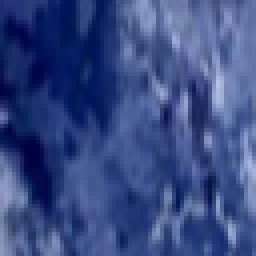
#> input picture sentinel2/data_s2/patches/test/debris/2003.2.24_0547.png, 64 x 64 px, given as the content of the folder ../early_late/dataset, which was not available (shown 4 times larger)
$ python make_patches.py
#> lines starting #> are read from the running program, lines starting #| are printed output that depends on the picture; after the words box and inside, x2 and y2 are one past the last pixel; in counts of white or black regions, pixels touching at a corner belong together; pictures that were not available may be replaced by others from this repository, and a replacement may not be noted
"""Cut patches + starter labels for snow / ice / debris.

Two modes (auto-detected):
1. S2 GeoTIFF mode — data_s2/<scene>.tif stacks from download_sentinel2.py
   (bands order recorded in tag: blue,green,red,nir,swir16).
   Label per patch by center-pixel NDSI + brightness:
     NDSI=(green-swir)/(green+swir); snow: NDSI>0.4 & bright;
     debris: dark / low NDSI; else ice. SCL clouds masked when available
     (fetch via s2/fetch_scl.py; classes 0,1,3,7,8,9,10 excluded,
     patches <50% valid skipped).
2. Fallback screenshot mode — no S2 files present (offline demo).
   Uses ../early_late/dataset/avalanche + ../early_late/dataset/no_avalanche
   RGB PNGs with a pure-RGB
   heuristic (bright->snow, blue-grey->ice, dark/brown->debris) so the CNN
   pipeline still runs end-to-end. Starter labels only, not ground truth.

Split is BY SOURCE SCENE/FILE GROUP (no random patch leakage across
train/val/test when S2 scenes exist).

Usage:
  python3 s2/make_patches.py --size 64 --stride 64 --per-class 400
Output:
  data_s2/patches/<split>/<class>/*.png  +  data_s2/patches.csv
"""
import argparse
import csv
import os
import random
from pathlib import Path

import numpy as np
from PIL import Image

CLASSES = ["snow", "ice", "debris"]
S2_DIR = Path("data_s2")
# Fallback screenshots live in the early_late track (CWD = sentinel2/).
SHOT_DIRS = [Path("../early_late/dataset/avalanche"), Path("../early_late/dataset/no_avalanche")]


def s2_label_patch(green, swir, red, nir):
    """Return class idx per pixel from S2 bands (uint16 arrays).

    Calibrated on 5 Khumbu crops (Dec + spring): winter low-sun scenes average
    brightness ~2100, so the snow brightness gate is 2000 (not 4000), and
    debris requires darkness AND low NDSI (not OR) to avoid calling all
    shadowed ice 'debris'. Snow gate keeps standard NDSI>0.4.
    """
    g = green.astype("float32")
    s = swir.astype("float32")
    r = red.astype("float32")
    n = nir.astype("float32")
    ndsi = (g - s) / np.maximum(g + s, 1.0)
    bright = (g + r + n) / 3.0
    snow = (ndsi > 0.4) & (bright > 2000)
    debris = (bright < 1200) | ((ndsi < 0.0) & (bright < 3000))
    out = np.ones_like(ndsi, dtype=np.int64)  # default ice=1
    out[snow] = 0
    out[debris] = 2
    return out, ndsi


def rgb_heuristic_label(arr):
    """Fallback RGB heuristic for plain screenshots (H,W,3 uint8)."""
    a = arr.astype("float32")
    r, g, b = a[..., 0], a[..., 1], a[..., 2]
    bright = (r + g + b) / 3.0
    snow = bright > 195
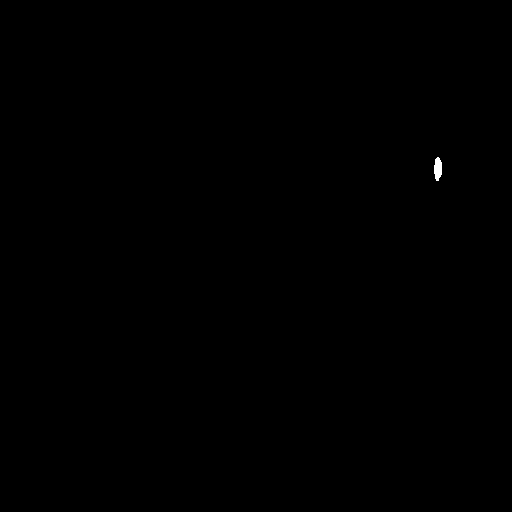
#> snow: shape (512, 512) bool; 0.06% white; 1 white region, box (x1, y1, x2, y2) and area: (434, 157, 442, 181) 150
    brown = (r > g + 8) & (r > b + 8) & (bright < 195)
#> brown: shape (512, 512) bool; every value is 0
    dark = bright < 105
#> dark: shape (512, 512) bool; 70.3% white; 19 black regions (1 under 20 px), largest, box (x1, y1, x2, y2) and area: (243, 0, 512, 442) 43587, (236, 59, 346, 299) 8765, (0, 306, 59, 512) 6980
    debris = brown | dark
    blueish = (b > r + 6) & (~snow) & (~debris)
#> blueish: shape (512, 512) bool; 29.6% white; 19 white regions (1 under 20 px), largest, box (x1, y1, x2, y2) and area: (243, 0, 512, 442) 43437, (236, 59, 346, 299) 8765, (0, 306, 59, 512) 6980
    out = np.where(snow, 0, np.where(debris, 2, np.where(blueish, 1, 1)))
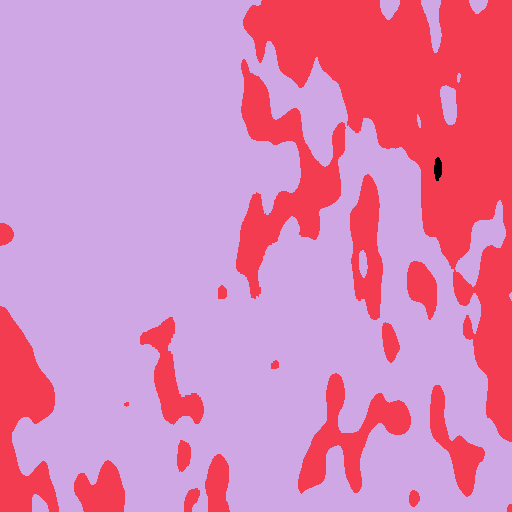
#> out: shape (512, 512) int64; 3 distinct labels, from 0 to 2; one colour per label, 0 black
    return out.astype(np.int64)


def save_patch(png_arr, dst):
    dst.parent.mkdir(parents=True, exist_ok=True)
    Image.fromarray(png_arr).save(dst)


def main():
    ap = argparse.ArgumentParser()
    ap.add_argument("--size", type=int, default=64)
    ap.add_argument("--stride", type=int, default=64)
    ap.add_argument("--per-class", type=int, default=400, help="cap kept patches per class total")
    ap.add_argument("--seed", type=int, default=42)
    args = ap.parse_args()
    rng = random.Random(args.seed)

    s2tifs = sorted(S2_DIR.glob("S2*.tif"))
    tifs = s2tifs if s2tifs else sorted(S2_DIR.glob("*.tif"))
    tifs = [t for t in tifs if "patches" not in str(t) and "_scl" not in str(t)]
    kept = []  # (png_arr, cls, source)
    SCL_MASK = {0, 1, 3, 7, 8, 9, 10}  # nodata/saturated/shadow/cloud/cirrus

    if tifs:
        import rasterio

        for tif in tifs:
            with rasterio.open(tif) as src:
                tags = src.tags(ns="s2")
                names = tags.get("bands", "blue,green,red,nir,swir16").split(",")
                stack = src.read()  # C,H,W
            idx = {k: i for i, k in enumerate(names)}
            B, G, R, NIR = (stack[idx["blue"]], stack[idx["green"]],
                            stack[idx["red"]], stack[idx["nir"]])
            SWIR = stack[idx["swir16"]] if "swir16" in idx else np.zeros_like(G)
            pix, _ = s2_label_patch(G, SWIR, R, NIR)
            scl_path = tif.parent / f"{tif.stem}_scl.tif"
            if scl_path.exists():
                with rasterio.open(scl_path) as s:
                    scl = s.read(1)
                masked = np.isin(scl, list(SCL_MASK))
                print(f"{tif.stem}: scl-masked frac={masked.mean():.3f}")
            else:
                masked = np.zeros_like(pix, dtype=bool)
            # vis RGB for patch PNGs (red,green,blue -> stretched)
            vis = np.stack([R, G, B]).astype("float32")
            vis = np.clip((vis / 6000.0) * 255, 0, 255).astype("uint8").transpose(1, 2, 0)
            H, W = pix.shape
            for y in range(0, H - args.size + 1, args.stride):
                for x in range(0, W - args.size + 1, args.stride):
                    lab = pix[y:y + args.size, x:x + args.size]
                    valid = ~masked[y:y + args.size, x:x + args.size]
                    if valid.mean() < 0.5:
                        continue  # mostly cloud/shadow/nodata
                    vals, counts = np.unique(lab[valid], return_counts=True)
                    cls = int(vals[int(np.argmax(counts))])
                    if counts.max() < 0.6 * valid.sum():
                        continue  # skip mixed patches
                    kept.append((vis[y:y + args.size, x:x + args.size].copy(), cls, tif.stem))
    else:
        files = []
        for d in SHOT_DIRS:
            if d.exists():
                files += sorted(d.glob("*.png"))
        if not files:  # legacy flat layout
            files = sorted(Path("../early_late/dataset").glob("*.png"))
        for f in files:
            img = Image.open(f).convert("RGB").resize((512, 512))
            arr = np.asarray(img)
            pix = rgb_heuristic_label(arr)
            H, W = pix.shape
#> H = 512; W = 512
            for y in range(0, H - args.size + 1, args.stride):
                for x in range(0, W - args.size + 1, args.stride):
                    lab = pix[y:y + args.size, x:x + args.size]
                    vals, counts = np.unique(lab, return_counts=True)
                    cls = int(vals[int(np.argmax(counts))])
                    if counts.max() < 0.5 * args.size * args.size:
                        continue
                    kept.append((arr[y:y + args.size, x:x + args.size].copy(), cls, f.stem))
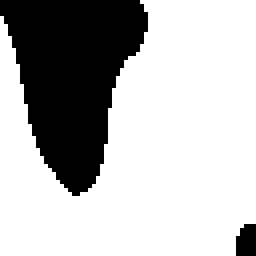
#> lab: shape (64, 64) int64 (shown 4 times larger); values 1 (black) and 2 (white), 72% white; 2 black regions, box (x1, y1, x2, y2) and area: (0, 0, 37, 49) 1111, (59, 56, 64, 64) 36
#> after the loop, kept = 64 items

    # Balance per class, then split BY SOURCE (scene/file) to avoid leakage.
    rng.shuffle(kept)
    by_cls = {c: [k for k in kept if k[1] == c] for c in range(3)}
#> by_cls = 3 items
    for c in by_cls:
        by_cls[c] = by_cls[c][: args.per_class]
#> this loop made 3 passes
    print({CLASSES[c]: len(by_cls[c]) for c in by_cls})
#| {'snow': 0, 'ice': 17, 'debris': 47}

    sources = sorted({s for lst in by_cls.values() for (_, _, s) in lst})
#> sources = ['2003.2.24_0547']
    rng.shuffle(sources)
    n = len(sources)
#> n = 1
    test_src = set(sources[int(0.7 * n):]) if n >= 3 else set(sources[-1:])
#> test_src = 1 item
    val_src = set(sources[int(0.5 * n):int(0.7 * n)]) if n >= 5 else set()
#> val_src = 0 items
    # tiny-source fallback: stratified random so val/test are non-empty
    flat = [k for lst in by_cls.values() for k in lst]
#> flat = 64 items
    if not test_src or not val_src:
        rng.shuffle(flat)
        nflat = len(flat)
#> nflat = 64
        splits = (
            [("train", flat[: int(0.7 * nflat)]),
             ("val", flat[int(0.7 * nflat): int(0.85 * nflat)]),
             ("test", flat[int(0.85 * nflat):])]
        )
    else:
        def grp(want):
            return [k for k in flat if k[2] in want]
        splits = [
            ("train", grp(set(sources) - val_src - test_src)),
            ("val", grp(val_src)),
            ("test", grp(test_src)),
        ]

    out_root = S2_DIR / "patches"
    S2_DIR.mkdir(parents=True, exist_ok=True)
    csv_path = S2_DIR / "patches.csv"
    with open(csv_path, "w", newline="") as f:
        w = csv.writer(f)
        w.writerow(["path", "label", "class", "split", "source"])
        for split, items in splits:
            for i, (png_arr, cls, src) in enumerate(items):
                dst = out_root / split / CLASSES[cls] / f"{src}_{i:04d}.png"
                save_patch(png_arr, dst)
                w.writerow([str(dst), cls, CLASSES[cls], split, src])
#> this loop made 3 passes
#> split on passes 1 to 3: 'train', 'val', 'test'
#> pass 1, in save_patch (call 2), `Image.fromarray(png_arr).save(dst)`:
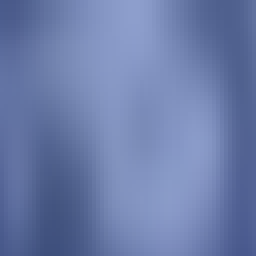
#> saved as 2003.2.24_0547_0001.png: PIL image 64x64 RGB (shown 4 times larger); mean R, G, B 107.6, 124.5, 170.6
#> pass 1, in save_patch (call 3), `Image.fromarray(png_arr).save(dst)`:
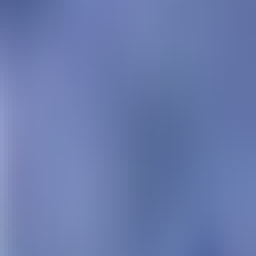
#> saved as 2003.2.24_0547_0002.png: PIL image 64x64 RGB (shown 4 times larger); mean R, G, B 105.4, 122.9, 173.4
#> pass 1, in save_patch (call 4), `Image.fromarray(png_arr).save(dst)`:
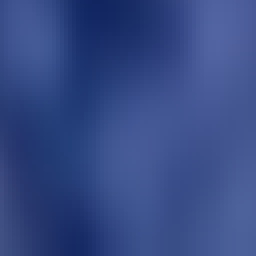
#> saved as 2003.2.24_0547_0003.png: PIL image 64x64 RGB (shown 4 times larger); mean R, G, B 53.4, 73.9, 133.2
#> after the loop:
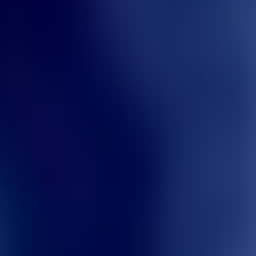
#> png_arr: shape (64, 64, 3) (shown 4 times larger); mean of channels 0, 1, 2 13.6, 26.4, 88.9; drawn as R, G, B
    for split, items in splits:
        print(f"{split}: n={len(items)}")
    print(f"saved {csv_path}")


if __name__ == "__main__":
    main()
